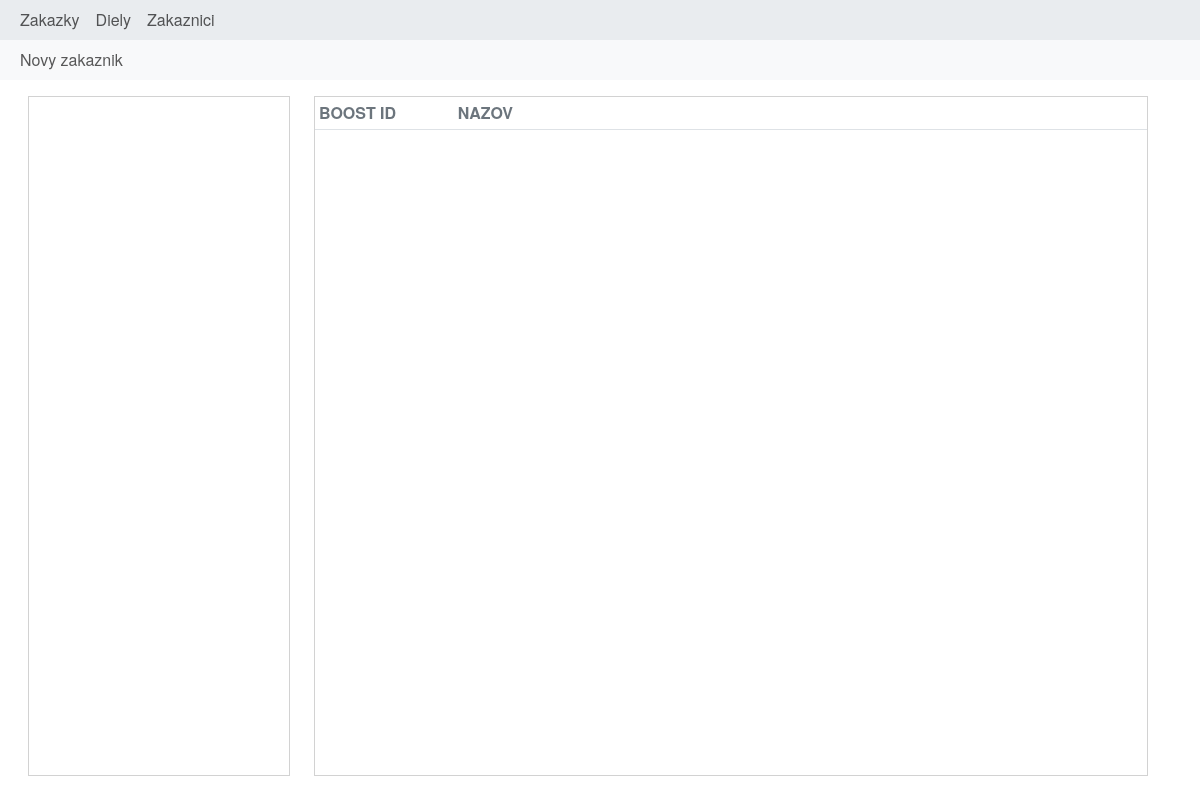
The app's page /customers/, older data.
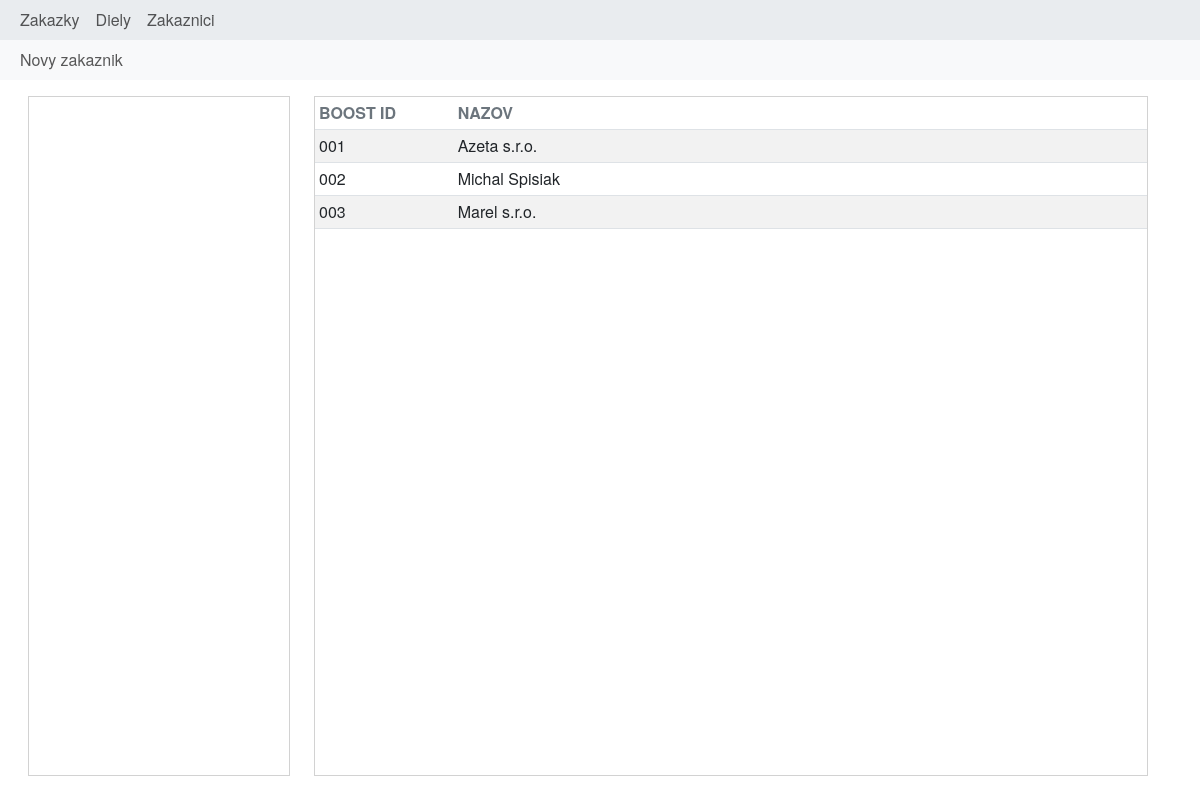
The same page, newer data.
### Customers/models.py (models this page shows, shortened)
class Customer(models.Model):
    boost_id = models.CharField(max_length=5, unique=True, null=True, blank=True, editable=False)
    name = models.CharField(max_length=128)

### Customers/views.py (the view)
# urls.py: path('customers/', views.customer_list, name='customers'),
def customer_list(request):
    customers = Customer.objects.all()
    form = CustomerForm()
    ctx = {
        'customers': customers,
        'form': form
    }
    return render(request, 'Customers/customers_list.html', ctx)

### templates/Customers/customers_list.html (shortened to what this page needs)
{% extends 'core/base.html' %}
{% block content %}
    <div class="">
        {% include 'components/navbar_function_customer.html' %}
        <div class="m-3">
            <div class="container-fluid row">
                <div class="col-3">
                    <div class="p-3 card rounded-0 full-screen-card card-scroll">
                    </div>
                </div>
                <div class="col-9">
                    <div class="card rounded-0 full-screen-card card-scroll">
                        <table class="table table-sm table-hover table-striped">
                            <thead>
                            <tr>
                                <th class="col-2 text-uppercase text-secondary ">Boost ID</th>
                                <th class="col-8 text-uppercase text-secondary ">Nazov</th>
                                <th class="text-uppercase text-secondary "></th>
                            </tr>
                            </thead>
                            <tbody id="customer-list">
                            {% for c in customers %}
                                {% include 'Customers/customer_detail.html' %}
                            {% endfor %}
                            </tbody>
                        </table>
                    </div>
                </div>
            </div>
        </div>
    </div>
{% endblock %}

### templates/Customers/customer_detail.html
<tr style="cursor: pointer" hx-get="{% url 'customer_preview' c.pk %}" hx-trigger="click" hx-target="#customer-form">
    <td class="">{{ c.boost_id }}</td>
    <td class="">{{ c.name }}</td>
    <td class="">
    </td>
</tr>

Row changes from the older to the newer data that the page shows:
added Customer: boost_id "001", name "Azeta s.r.o."
added Customer: boost_id "002", name "Michal Spisiak"
added Customer: boost_id "003", name "Marel s.r.o."
